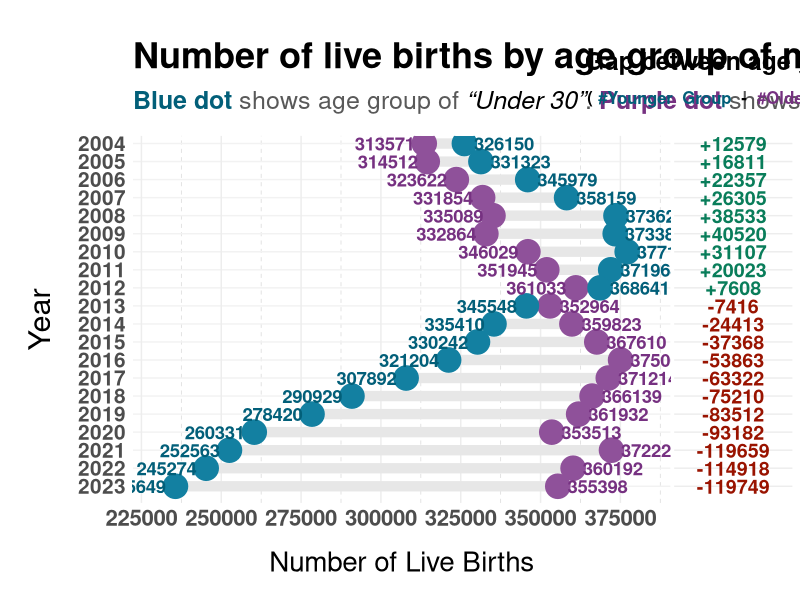

The R script that drew this image:
# ======================================= Load Libraries and Data =======================================

# Import required libraries
library(tidyverse)
library(readxl)
library(ggtext)
library(patchwork)

# Load data from file 2023birthregistrations.xlsx from sheet "Table_10" and start read the data from the sixth row
maternalAge <- read_excel("2023birthregistrations.xlsx", sheet = "Table_10", skip = 5)

# ======================================= Data Pre-Processing =======================================

# Select rows where country is "England, Wales and Elsewhere" and parent is "Mother"
# and year is greater than or equal to "2004"
maternalAge <- maternalAge %>% filter(Country == "England, Wales and Elsewhere" &
	Parent == "Mother" &
	Year >= 2004)

# Drop the columns for country, parent and age-specific fertility rate
maternalAge <- maternalAge %>% select(-Country, -Parent, -`Age-specific fertility rate`)

# Update data type for column "Number of live births" to numeric
maternalAge <- maternalAge %>% mutate(across(3, as.numeric))

# Merge data for value "Under 20" and "20 to 24" and "25 to 29" to become "Under 30"
maternalAge <- maternalAge %>% mutate(`Age group (years)` =
	ifelse(`Age group (years)` %in% c("Under 20", "20 to 24", "25 to 29"), "Under 30", "30 and over"))

# Sum the data based on "Age group (years)" and "Year"
maternalAge <- maternalAge %>%
	group_by(Year, `Age group (years)`) %>%
	summarise(across(everything(), sum))

# Create new column "30 and over" and "Under 30" based on value in column "Number of live births"
maternalAgeFlip <- maternalAge %>%
	mutate(
		`30 and over` = ifelse(`Age group (years)` == "30 and over", `Number of live births`, 0),
		`Under 30` = ifelse(`Age group (years)` == "Under 30", `Number of live births`, 0)
	)

# Drop column "Age group (years)" and "Number of live births"
maternalAgeFlip <- maternalAgeFlip %>% select(-`Age group (years)`, -`Number of live births`)

# Merge 2 rows of data based on column "Year"
maternalAgeFlip <- maternalAgeFlip %>%
	group_by(Year) %>%
	summarise(across(everything(), sum))

# Create new column "Gap", to store the gap between the live birth counts of the two age groups in same year
maternalAge <- maternalAge %>%
	group_by(Year) %>%
	mutate(Gap = abs((sum(`Number of live births`) - 2 * `Number of live births`)))

# Create new column "Max", to store the maximum value of "Number of live births" for each year
maternalAge <- maternalAge %>%
	group_by(Year) %>%
	mutate(Max = max(`Number of live births`))

# Create new column "Gap", to store the gap between the live birth counts of the two age groups in same year
maternalAgeFlip <- maternalAgeFlip %>%
	mutate(Gap = `Under 30` - `30 and over`)

# Create new column "Max", to store the maximum value between column "Under 30" and column "30 and over" for each year
maternalAgeFlip <- maternalAgeFlip %>%
	mutate(Max = pmax(`Under 30`, `30 and over`))

# ======================================= Data Visualisation =======================================

# Visualise the dumbbell plot and store it to mainPlot variable
mainPlot <-
	maternalAge %>%
		ggplot(aes(x = `Number of live births`, y = Year)) +
		geom_line(aes(group = Year), color = "#E7E7E7", linewidth = 3.5) +
		geom_point(aes(color = `Age group (years)`), size = 8) +
		geom_text(
			aes(label = `Number of live births`),
			color = ifelse(
				maternalAge$`Age group (years)` == "30 and over",
				"#763181FF",
				"#025F79FF"
			),
			nudge_x = ifelse(
				maternalAge$`Number of live births` == maternalAge$Max,
				3000,
				-3000
			),
			hjust = ifelse(
				maternalAge$`Number of live births` == maternalAge$Max,
				0,
				1
			),
			fontface = "bold",
			size = 4.7
		) +
		scale_color_manual(values = c("#8f519a", "#1380A1")) +
		scale_y_reverse(breaks = seq(2004, 2023, 1)) +
		scale_x_continuous(
			limits = c(225000, 400000),
			breaks = seq(225000, 400000, 25000)
		) +
		coord_cartesian(
			xlim = c(230000, 383000),
			ylim = c(2023, 2004.5)
		) +
		labs(
			title = "Number of live births by age group of mothers",
			subtitle = "<b><span style='color:#025F79FF'>Blue dot</span></b> shows age group of <span
			style='color:black'><i>\"Under 30\"</i></span>. <b><span style='color:#763181FF'>Purple dot</span></b>
			shows age group of <span style='color:black'><i>\"30 and Over\"</i></span>.",
			x = "Number of Live Births",
			y = "Year"
		) +
		theme_minimal() +
		theme(
			legend.position = "none",
			panel.grid.major.x = element_line(color = "grey93"),
			panel.grid.minor.x = element_line(linetype = 2, color = "grey85"),
			panel.grid.major.y = element_line(color = "grey95"),
			panel.grid.minor.y = element_blank(),
			plot.title = element_text(face = "bold", size = 26, hjust = 0, margin = margin(b = 0)),
			plot.subtitle = element_markdown(size = 18, hjust = 0, margin = margin(b = 15), color = "grey35"),
			axis.title.x = element_text(size = 20, margin = margin(t = 15)),
			axis.text.x = element_text(face = "bold", size = 16),
			axis.title.y = element_text(size = 22, margin = margin(r = 15)),
			axis.text.y = element_text(face = "bold", size = 15),
			plot.margin = margin(l = 15, r = 0, b = 10, t = 25)
		)

# Visualise the gap between age groups and store it to gapPlot variable
gapPlot <-
	maternalAgeFlip %>%
		ggplot(aes(x = Gap, y = Year)) +
		geom_text(
			aes(
				x = 0,
				label = ifelse(Gap < 0, Gap, paste0("+", Gap))
			),
			color = ifelse(
				maternalAgeFlip$`Under 30` < maternalAgeFlip$`30 and over`,
				"#991300FF",
				"#097D5AFF"
			),
			fontface = "bold",
			size = 5
		) +
		labs(
			title = "Gap between age groups",
			subtitle = "<b>(<span style='color:#025F79FF'> #Younger </span><span style='color:#025F79FF'> Group
			</span> - <span style='color:#763181FF'> #Older </span><span style='color:#763181FF'> Group </span>)</b>",
		) +
		scale_y_reverse(breaks = seq(2004, 2023, 1)) +
		coord_cartesian(
			xlim = c(-.05, 0.05),
			ylim = c(2023, 2004.5)
		) +
		theme_minimal() +
		theme(
			legend.position = "none",
			plot.title = element_text(face = "bold", size = 18, hjust = 0.5, margin = margin(t = 7, b = 11)),
			plot.subtitle = element_markdown(size = 12, hjust = 0.5, margin = margin(b = 13), color = "black"),
			panel.grid.major.x = element_blank(),
			panel.grid.minor.x = element_blank(),
			panel.grid.minor.y = element_blank(),
			panel.grid.major.y = element_line(color = "grey93"),
			axis.text.y = element_blank(),
			axis.title.y = element_blank(),
			axis.text.x = element_blank(),
			axis.title.x = element_blank(),
			plot.margin = margin(l = 0, r = 0, b = 0, t = 0),
		)

# Generate the final chart by combining mainPlot (on the left) and gapPlot (on the right)
mainPlot +
	gapPlot +
	plot_layout(design =
		c(
			area(l = 0, r = 50, t = 0, b = 1), # defines the main figure area
			area(l = 51, r = 61, t = 0, b = 1)  # defines the gap figure area
		))
